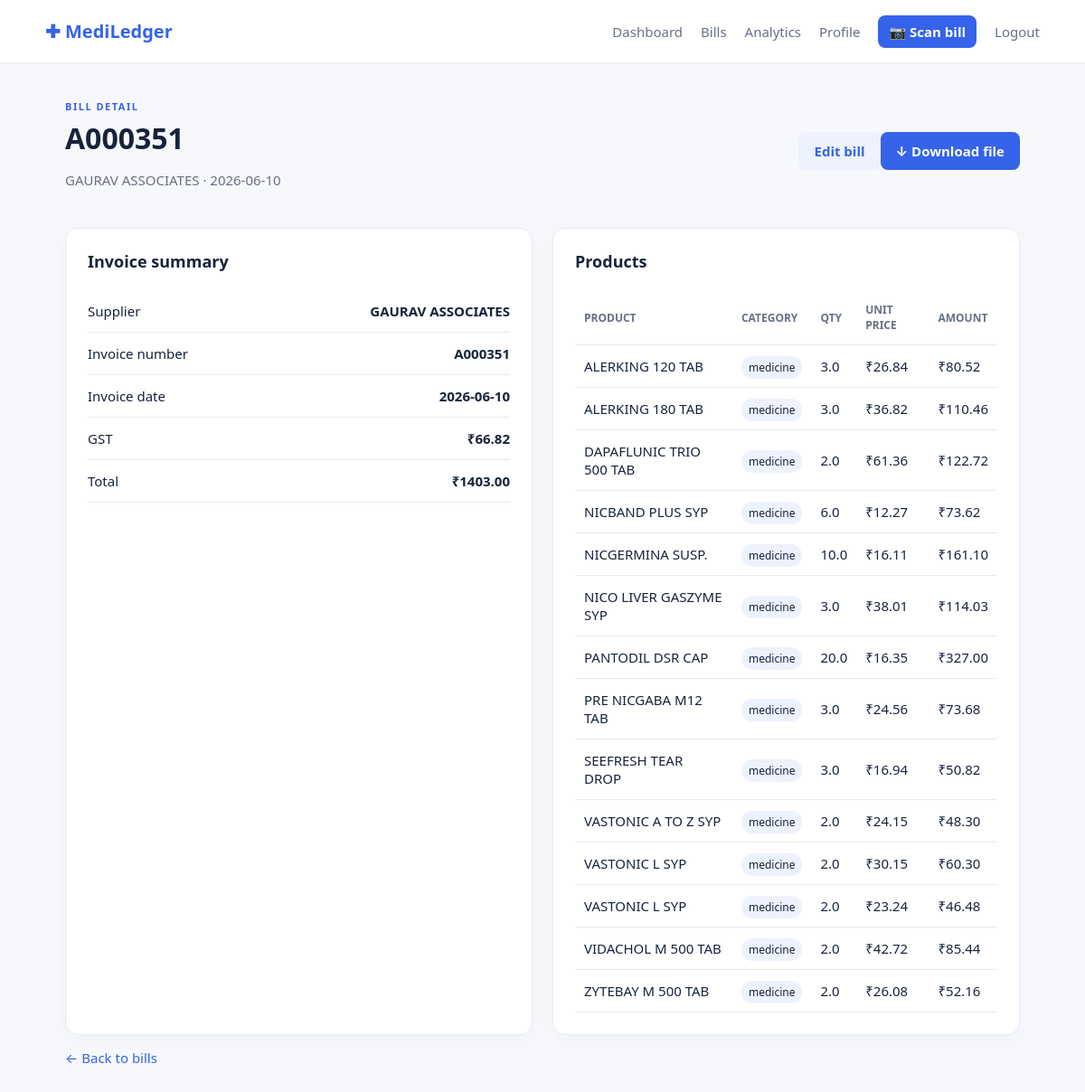
The app's page /bills/7 (signed in) with its own data.
### tables this page shows
CREATE TABLE bills (id INTEGER PRIMARY KEY AUTOINCREMENT, user_id INTEGER NOT NULL REFERENCES users(id) ON DELETE CASCADE, supplier TEXT NOT NULL, invoice_number TEXT NOT NULL, invoice_date TEXT NOT NULL, gst REAL DEFAULT 0, total REAL NOT NULL, notes TEXT DEFAULT '', file_name TEXT, created_at TEXT DEFAULT CURRENT_TIMESTAMP);

CREATE TABLE bill_items (id INTEGER PRIMARY KEY AUTOINCREMENT, bill_id INTEGER NOT NULL REFERENCES bills(id) ON DELETE CASCADE, product_name TEXT NOT NULL, category TEXT NOT NULL CHECK(category IN ('medicine','cosmetic','other')), quantity REAL NOT NULL, unit_price REAL NOT NULL);

### app.py (the view)
@app.get("/bills/<int:bill_id>")
@login_required
def bill_detail(bill_id):
    con = db()
    bill = con.execute("SELECT * FROM bills WHERE id=? AND user_id=?", (bill_id, g.user["id"])).fetchone()
    if not bill:
        return ("Not found", 404)
    items = con.execute("SELECT * FROM bill_items WHERE bill_id=? ORDER BY id", (bill_id,)).fetchall()
    return render_template("bill_detail.html", bill=bill, items=items)

### app.py (called while the page is built)
def db():
    if "db" not in g:
        g.db = sqlite3.connect(DB)
        g.db.row_factory = sqlite3.Row
        g.db.execute("PRAGMA foreign_keys=ON")
    return g.db

def login_required(fn):
    @wraps(fn)
    def wrapped(*a, **kw):
        if not session.get("user_id"):
            flash("Please log in to continue.", "warning")
            return redirect(url_for("login", next=request.path))
        return fn(*a, **kw)
    return wrapped

@app.before_request
def load_user():
    g.user = db().execute("SELECT * FROM users WHERE id=?", (session.get("user_id"),)).fetchone() if session.get("user_id") else None

@app.context_processor
def globals(): return {"today": date.today().isoformat()}

### templates/bill_detail.html
{% extends "base.html" %}{% block title %}{{bill.invoice_number}} · MediLedger{% endblock %}{% block content %}<div class="page-head"><div><p class="eyebrow">BILL DETAIL</p><h1>{{bill.invoice_number}}</h1><p class="muted">{{bill.supplier}} · {{bill.invoice_date}}</p></div><div><a class="btn secondary" href="{{url_for('edit_bill',bill_id=bill.id)}}">Edit bill</a>{% if bill.file_name %}<a class="btn" href="{{url_for('bill_file',bill_id=bill.id)}}">↓ Download file</a>{% endif %}</div></div><div class="grid two"><section class="card"><h2>Invoice summary</h2><div class="row"><span>Supplier</span><b>{{bill.supplier}}</b></div><div class="row"><span>Invoice number</span><b>{{bill.invoice_number}}</b></div><div class="row"><span>Invoice date</span><b>{{bill.invoice_date}}</b></div><div class="row"><span>GST</span><b>₹{{"%.2f"|format(bill.gst)}}</b></div><div class="row"><span>Total</span><strong>₹{{"%.2f"|format(bill.total)}}</strong></div>{% if bill.notes %}<p class="muted">{{bill.notes}}</p>{% endif %}</section><section class="card"><h2>Products</h2><table><thead><tr><th>Product</th><th>Category</th><th>Qty</th><th>Unit price</th><th>Amount</th></tr></thead><tbody>{% for i in items %}<tr><td>{{i.product_name}}</td><td><span class="tag {{i.category}}">{{i.category}}</span></td><td>{{i.quantity}}</td><td>₹{{"%.2f"|format(i.unit_price)}}</td><td>₹{{"%.2f"|format(i.quantity*i.unit_price)}}</td></tr>{% endfor %}</tbody></table></section></div><p><a href="{{url_for('bills')}}">← Back to bills</a></p>{% endblock %}

### style.css (style rules this page uses)
:root { --ink:#17233c;--muted:#667085;--line:#e5e9f2;--primary:#3563e9;--bg:#f6f8fc;--card:#fff;--green:#0b8f69 }
* { box-sizing:border-box }
body { margin:0;background:var(--bg);color:var(--ink);font:15px system-ui,-apple-system,Segoe UI,sans-serif }
a { color:var(--primary);text-decoration:none }
.page-head { display:flex;justify-content:space-between;align-items:center;margin-bottom:28px }
.eyebrow { color:var(--primary);font-size:11px;font-weight:800;letter-spacing:1.5px;margin:0 0 6px }
h1 { font-size:32px;margin:0 0 5px }
h2 { font-size:18px;margin:0 0 20px }
.muted,small { color:var(--muted) }
.card { background:var(--card);border:1px solid var(--line);border-radius:14px;padding:24px;box-shadow:0 5px 20px #20356b08 }
.grid.two { display:grid;grid-template-columns:1fr 1fr;gap:22px }
.row,.bar-row { display:flex;justify-content:space-between;align-items:center;border-bottom:1px solid var(--line);padding:13px 0 }
.btn { background:var(--primary);border:0;color:#fff;border-radius:8px;padding:11px 17px;font-weight:700;cursor:pointer;display:inline-block }
.secondary { background:#eef2ff;color:var(--primary) }
table { border-collapse:collapse;width:100% }
th,td { text-align:left;padding:13px 10px;border-bottom:1px solid var(--line) }
th { font-size:12px;color:var(--muted);text-transform:uppercase }
.tag { font-size:12px;padding:4px 8px;border-radius:12px;background:#eef2ff }

### records on screen
bills: invoice_number "A000351", supplier "GAURAV ASSOCIATES", invoice_date "2026-06-10", gst "66.82", total "1403.00"
bill_items: product_name "ALERKING 120 TAB", category "medicine", quantity "3.0", unit_price "26.84", i.quantity*i.unit_price "80.52"
bill_items: product_name "ALERKING 180 TAB", category "medicine", quantity "3.0", unit_price "36.82", i.quantity*i.unit_price "110.46"
bill_items: product_name "DAPAFLUNIC TRIO 500 TAB", category "medicine", quantity "2.0", unit_price "61.36", i.quantity*i.unit_price "122.72"
bill_items: product_name "NICBAND PLUS SYP", category "medicine", quantity "6.0", unit_price "12.27", i.quantity*i.unit_price "73.62"
bill_items: product_name "NICGERMINA SUSP.", category "medicine", quantity "10.0", unit_price "16.11", i.quantity*i.unit_price "161.10"
bill_items: product_name "NICO LIVER GASZYME SYP", category "medicine", quantity "3.0", unit_price "38.01", i.quantity*i.unit_price "114.03"
bill_items: product_name "PANTODIL DSR CAP", category "medicine", quantity "20.0", unit_price "16.35", i.quantity*i.unit_price "327.00"
bill_items: product_name "PRE NICGABA M12 TAB", category "medicine", quantity "3.0", unit_price "24.56", i.quantity*i.unit_price "73.68"
bill_items: product_name "SEEFRESH TEAR DROP", category "medicine", quantity "3.0", unit_price "16.94", i.quantity*i.unit_price "50.82"
bill_items: product_name "VASTONIC A TO Z SYP", category "medicine", quantity "2.0", unit_price "24.15", i.quantity*i.unit_price "48.30"
bill_items: product_name "VASTONIC L SYP", category "medicine", quantity "2.0", unit_price "30.15", i.quantity*i.unit_price "60.30"
bill_items: product_name "VASTONIC L SYP", category "medicine", quantity "2.0", unit_price "23.24", i.quantity*i.unit_price "46.48"
bill_items: product_name "VIDACHOL M 500 TAB", category "medicine", quantity "2.0", unit_price "42.72", i.quantity*i.unit_price "85.44"
bill_items: product_name "ZYTEBAY M 500 TAB", category "medicine", quantity "2.0", unit_price "26.08", i.quantity*i.unit_price "52.16"
